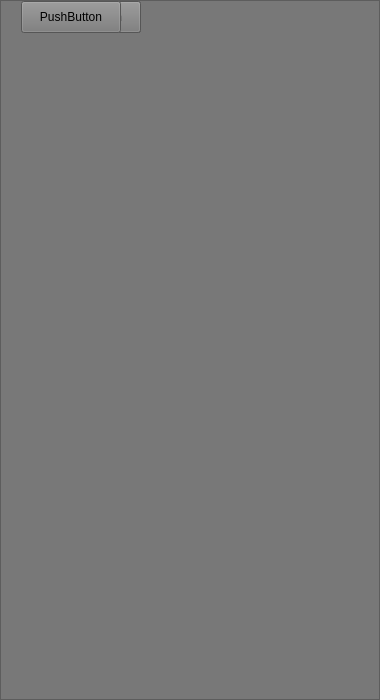
<?xml version="1.0" encoding="UTF-8"?>
<ui version="4.0">
 <class>ModelEditor</class>
 <widget class="QWidget" name="ModelEditor">
  <property name="geometry">
   <rect>
    <x>0</x>
    <y_>0</y_>
    <width>380</width>
    <height>700</height>
   </rect>
  </property>
  <property name="minimumSize">
   <size>
    <width>50</width>
    <height>0</height>
   </size>
  </property>
  <property name="maximumSize">
   <size>
    <width>480</width>
    <height>1000000</height>
   </size>
  </property>
  <property name="windowTitle">
   <string>Form</string>
  </property>
  <property name="styleSheet">
   <string notr="true">background-color: rgb(120, 120, 120);</string>
  </property>
  <widget class="QScrollArea" name="scrollArea">
   <property name="geometry">
    <rect>
     <x>0</x>
     <y_>0</y_>
     <width>380</width>
     <height>700</height>
    </rect>
   </property>
   <property name="minimumSize">
    <size>
     <width>0</width>
     <height>0</height>
    </size>
   </property>
   <property name="widgetResizable">
    <bool>true</bool>
   </property>
   <widget class="QWidget" name="scrollAreaWidgetContents">
    <property name="geometry">
     <rect>
      <x>0</x>
      <y_>0</y_>
      <width>378</width>
      <height>698</height>
     </rect>
    </property>
    <property name="minimumSize">
     <size>
      <width>378</width>
      <height>670</height>
     </size>
    </property>
    <widget class="QPushButton" name="pushButton">
     <property name="geometry">
      <rect>
       <x>40</x>
       <y_>30</y_>
       <width>100</width>
       <height>32</height>
      </rect>
     </property>
     <property name="text">
      <string>PushButton</string>
     </property>
    </widget>
    <widget class="QPushButton" name="pushButton_2">
     <property name="geometry">
      <rect>
       <x>40</x>
       <y_>90</y_>
       <width>100</width>
       <height>32</height>
      </rect>
     </property>
     <property name="text">
      <string>PushButton</string>
     </property>
    </widget>
    <widget class="QPushButton" name="pushButton_3">
     <property name="geometry">
      <rect>
       <x>40</x>
       <y_>190</y_>
       <width>100</width>
       <height>32</height>
      </rect>
     </property>
     <property name="text">
      <string>PushButton</string>
     </property>
    </widget>
    <widget class="QPushButton" name="pushButton_4">
     <property name="geometry">
      <rect>
       <x>40</x>
       <y_>300</y_>
       <width>100</width>
       <height>32</height>
      </rect>
     </property>
     <property name="text">
      <string>PushButton</string>
     </property>
    </widget>
    <widget class="QPushButton" name="pushButton_5">
     <property name="geometry">
      <rect>
       <x>20</x>
       <y_>410</y_>
       <width>100</width>
       <height>32</height>
      </rect>
     </property>
     <property name="text">
      <string>PushButton</string>
     </property>
    </widget>
   </widget>
  </widget>
 </widget>
 <resources/>
 <connections/>
</ui>
